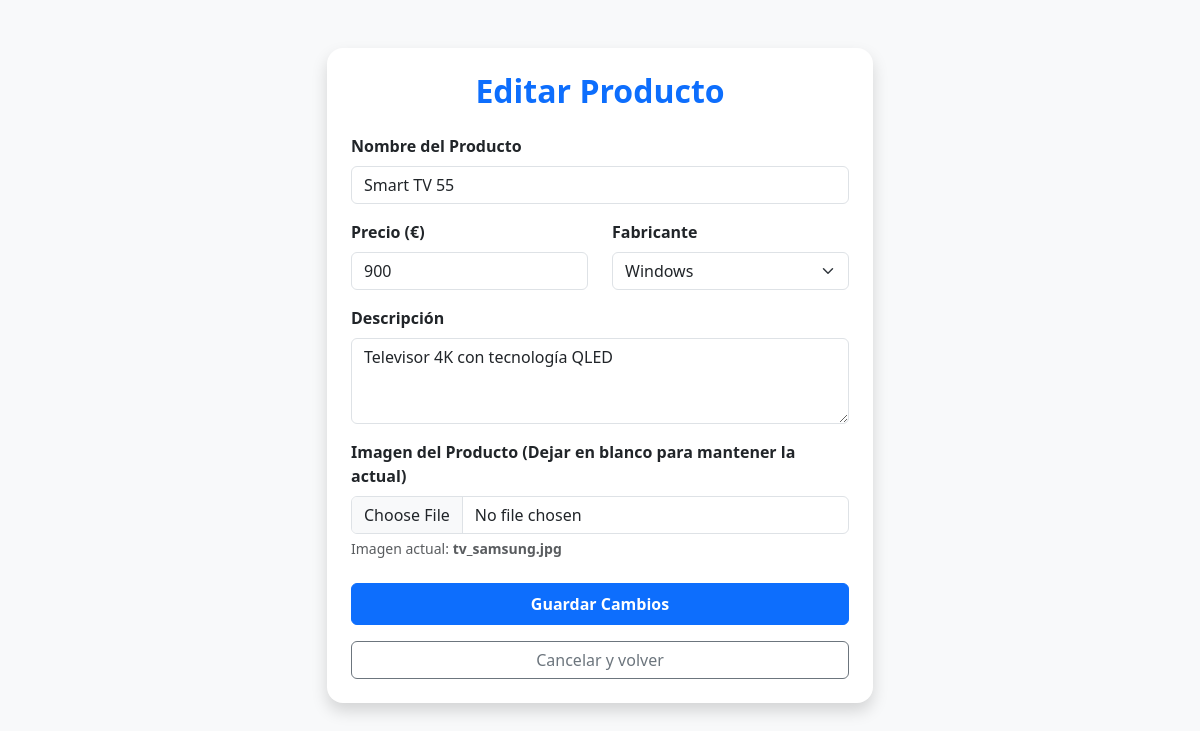
The page /editar.php?id=3 (signed in) on the database its author committed.
### tables this page shows
CREATE TABLE `producto` (
  `id` int UNSIGNED NOT NULL,
  `nombre` varchar(100) NOT NULL,
  `descripcion` text,
  `precio` double NOT NULL,
  `imagen` varchar(255) DEFAULT NULL,
  `id_fabricante` int UNSIGNED NOT NULL
);

CREATE TABLE `fabricante` (
  `id` int UNSIGNED NOT NULL,
  `nombre` varchar(100) NOT NULL
);

### src/editar.php (the view, shortened to what this page needs)
<?php
require_once 'conexion.php';
$id_recibido = $_GET['id'];
$sql_producto = "SELECT * FROM producto WHERE id = ?";
$sentencia_prod = $conexion->prepare($sql_producto);
$sentencia_prod->execute([$id_recibido]);
$producto = $sentencia_prod->fetch(PDO::FETCH_ASSOC);
$sql_fabricantes = "SELECT * FROM fabricante";
$sentencia_fab = $conexion->query($sql_fabricantes);
$fabricantes = $sentencia_fab->fetchAll(PDO::FETCH_ASSOC);
?>
<!DOCTYPE html>
<html lang="es">
<head>
    <link href="https://cdn.jsdelivr.net/npm/bootstrap@5.3.2/dist/css/bootstrap.min.css" rel="stylesheet">
</head>
<body class="bg-light py-5">
    <div class="container">
        <div class="row justify-content-center">
            <div class="col-md-8 col-lg-6">
                <div class="card shadow border-0 rounded-4 p-4">
                    <h2 class="fw-bold text-primary mb-4 text-center">Editar Producto</h2>
                    <form action="guardar_edicion.php" method="POST" enctype="multipart/form-data">
                        <div class="mb-3">
                            <label class="form-label fw-bold">Nombre del Producto</label>
                            <input type="text" name="nombre" class="form-control" value="<?= $producto['nombre'] ?>" required>
                        </div>
                        <div class="row">
                            <div class="col-md-6 mb-3">
                                <label class="form-label fw-bold">Precio (€)</label>
                                <input type="number" step="0.01" name="precio" class="form-control" value="<?= $producto['precio'] ?>" required>
                            </div>
                            <div class="col-md-6 mb-3">
                                <label class="form-label fw-bold">Fabricante</label>
                                <select name="id_fabricante" class="form-select" required>
                                    <?php foreach ($fabricantes as $fabricante): ?>
                                        <option value="<?= $fabricante['id'] ?>" <?= ($fabricante['id'] == $producto['id_fabricante']) ? 'selected' : '' ?>>
                                            <?= $fabricante['nombre'] ?>
                                        </option>
                                    <?php endforeach; ?>
                                </select>
                            </div>
                        </div>
                        <div class="mb-3">
                            <label class="form-label fw-bold">Descripción</label>
                            <textarea name="descripcion" class="form-control" rows="3"><?= $producto['descripcion'] ?></textarea>
                        </div>
                        <div class="mb-4">
                            <label class="form-label fw-bold">Imagen del Producto (Dejar en blanco para mantener la actual)</label>
                            <input type="file" name="imagen" class="form-control">
                            <div class="form-text text-muted small mt-1">Imagen actual: <span class="fw-bold"><?= $producto['imagen'] ?></span></div>
                        </div>
                        <button type="submit" class="btn btn-primary w-100 fw-bold py-2 mb-3">Guardar Cambios</button>
                        <a href="panel.php" class="btn btn-outline-secondary w-100 text-center text-decoration-none">Cancelar y volver</a>
                    </form>
                </div>
            </div>
        </div>
    </div>
</body>
</html>

### rows shown on the page
producto: nombre "Smart TV 55", precio "900", id_fabricante "Windows", descripcion "Televisor 4K con tecnología QLED", imagen "tv_samsung.jpg"
